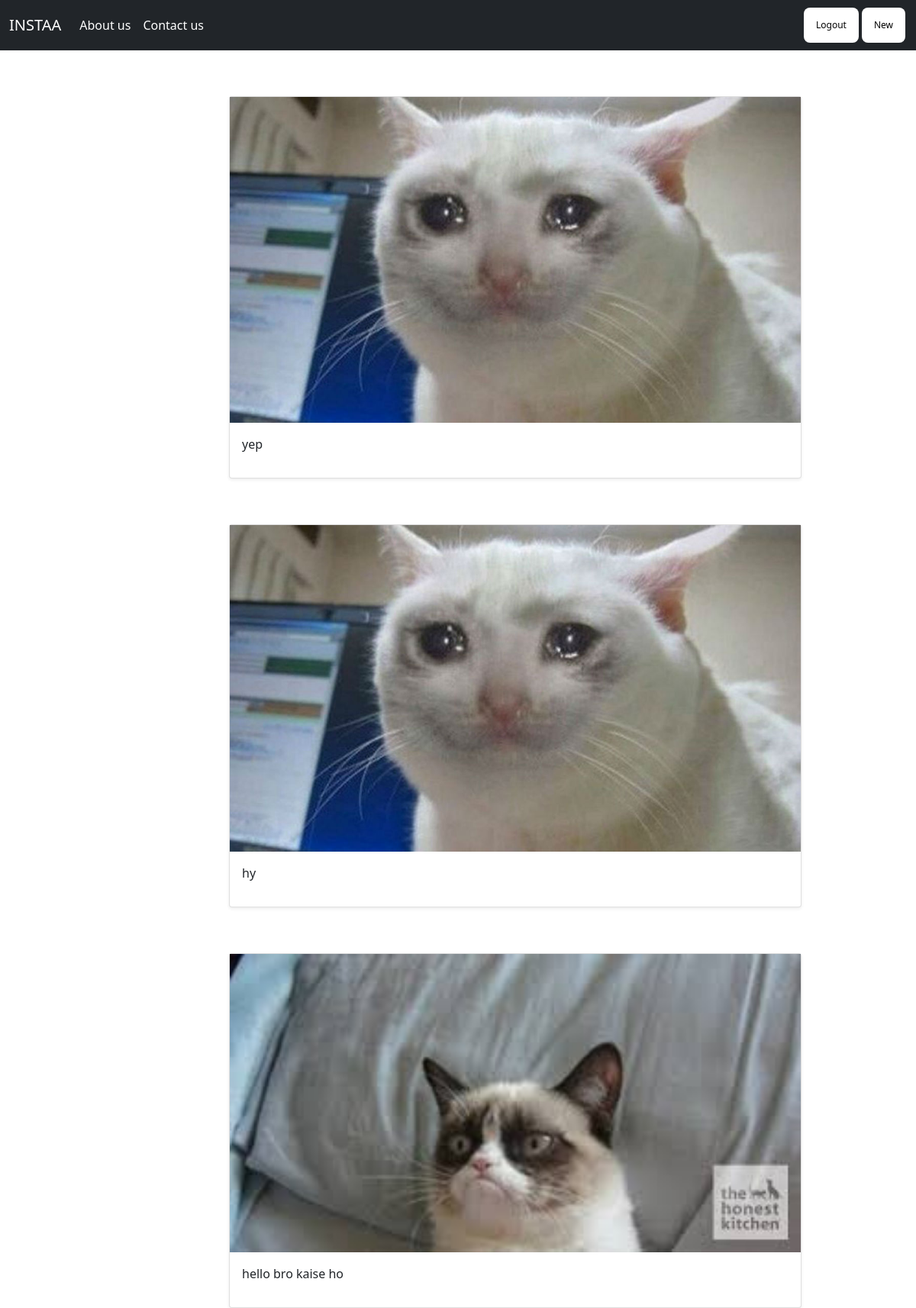
The app's page / (signed in) with its own data.
### insta_app/models.py (models this page shows)
class posts(models.Model):
    name = models.CharField(max_length=122,null=True)
    desc = models.TextField()
    new_img = models.ImageField(upload_to='images/')

### insta_app/views.py (the view)
def index(request):
    if str(request.user) == 'AnonymousUser':
        return redirect("/login")
    post=posts.objects.all()
    return render(request,'index.html',{"post":post})

### templates/index.html (shortened to what this page needs)
{% extends 'base.html' %}
{% block style %}
<link rel="stylesheet" href="static/css/style_post.css">
{% endblock style %}
{% block body %}
{% for i in post %}
<div class="mza">
        <div class="col">
          <div class="card shadow-sm">
            <img src="media\{{ i.new_img }}"  class="d-block w-100" alt="...">
            <div class="card-body">
              <p class="card-text">{{ i.desc }}</p>
            </div>
          </div>
        </div>
</div>
{% endfor %}
{% endblock body %}

### static/css/style_post.css (style rules this page uses)
.mza { margin-top:5%; margin-left:25%; max-width: 750px;; }

### records on screen
posts: new_img (picture), desc "yep"
posts: new_img (picture), desc "hy"
posts: new_img (picture), desc "hello bro kaise ho"
